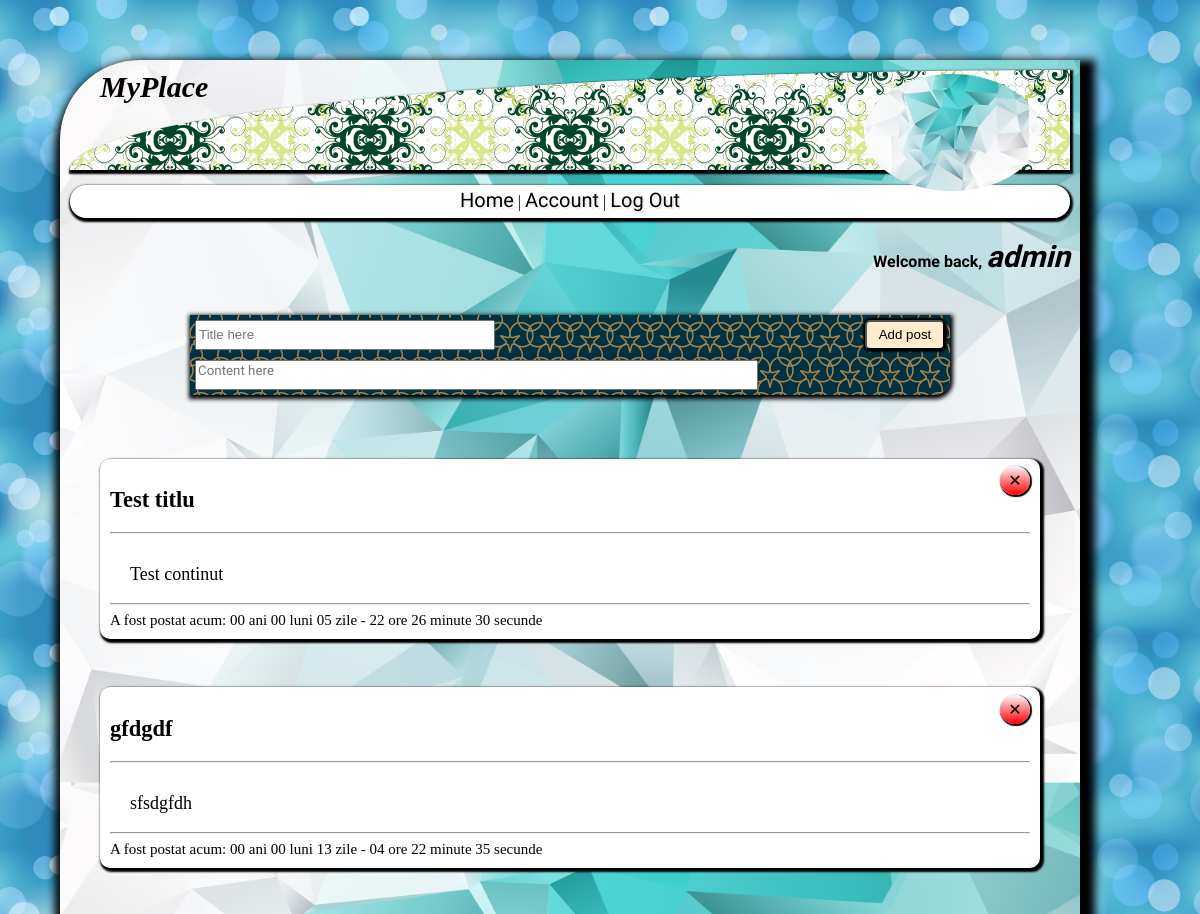
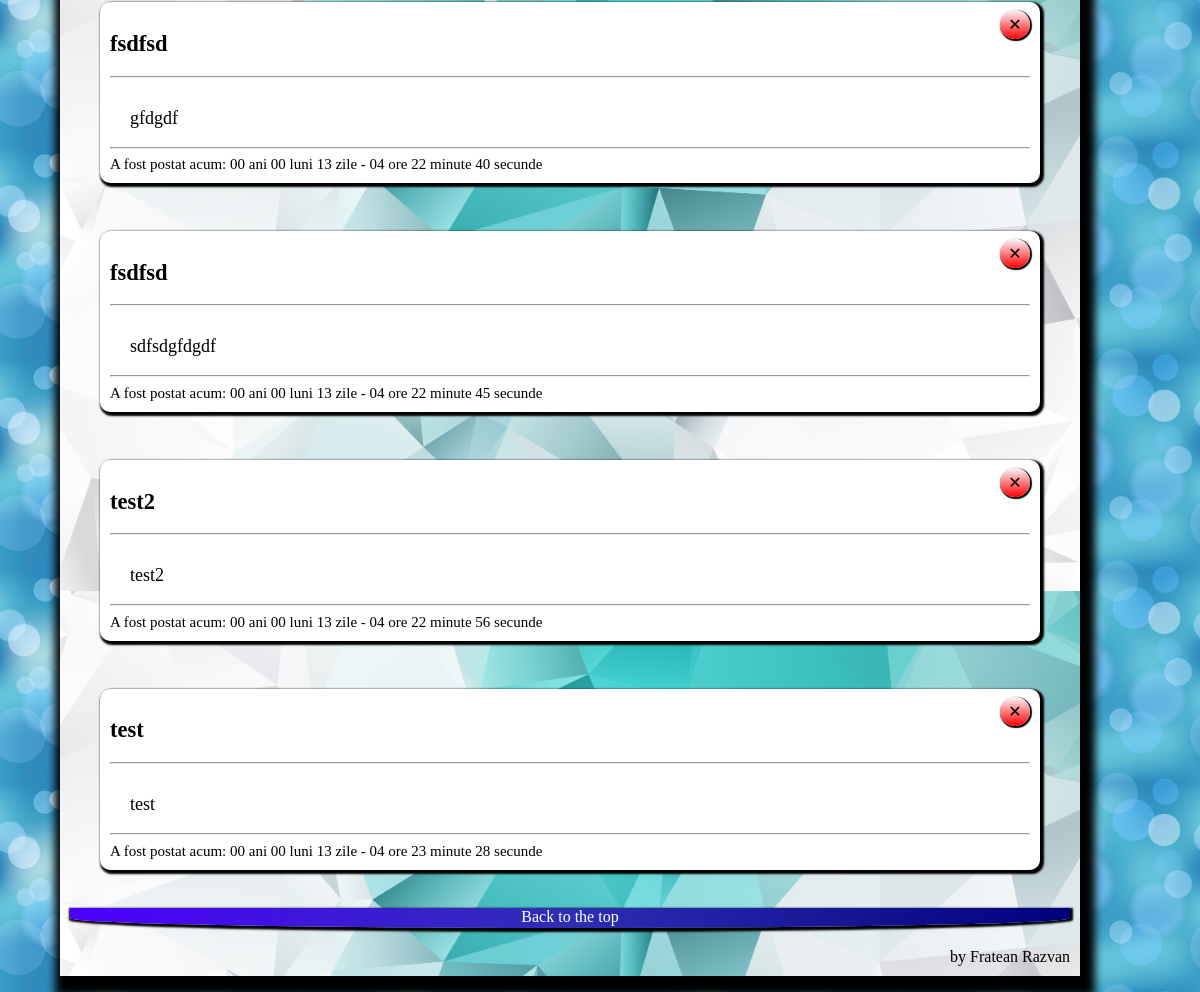
Page /action_page.php (signed in) on the committed database (2 pictures, top to bottom).
### tables this page shows
CREATE TABLE `mesaje` (
  `id` int(11) NOT NULL,
  `id_user` int(11) NOT NULL,
  `titlu` text NOT NULL,
  `mesaj` text NOT NULL,
  `data` datetime NOT NULL DEFAULT current_timestamp()
);

### includes/pagination.class.php (called while the page is built, shortened)
<?php
  class pagination
  {
    private $_properties = array();
    public function __construct($array, $curPage = null, $perPage = null)
    {
      $this->array   = $array;
      $this->curPage = ($curPage == null ? $this->defaults['page']    : $curPage);
      $this->perPage = ($perPage == null ? $this->defaults['perPage'] : $perPage);
    }
    public function __set($name, $value)
    {
      $this->_properties[$name] = $value;
    }
    public function __get($name)
    {
      if (array_key_exists($name, $this->_properties)) {
        return $this->_properties[$name];
      }
      return false;
    }
    public function getResults()
    {
      if (empty($this->curPage) !== false) {
        $this->page = $this->curPage;
      } else {
        $this->page = 1;
      }
      $this->length = count($this->array);
      $this->start = ceil(($this->page - 1) * $this->perPage);
      return array_slice($this->array, $this->start, $this->perPage);
    }
  }

### includes/functions.php (the view, shortened to what this page needs)
<?php
function paginationMessages($array, $user_id, $show_per_page){
    if (count($array)) {
        $pagination = new pagination($array, (isset($_GET['page']) ? $_GET['page'] : 1), $show_per_page);
        $pagination->setShowFirstAndLast(false);
        $pagination->setMainSeperator(' | ');
        $messagePages = $pagination->getResults();
        if (count($messagePages) != 0) {
          foreach ($messagePages as $messageArray) {
                $postDateTime = $messageArray["data"];
                echo "<div class=\"message\">";
                echo "<h2>".$messageArray["titlu"]."</h2>";
                echo "<hr>";
                echo "<a onclick=\"return confirm('Are you sure you want to delete this post?')\"
                href=\"action_page.php?clickDelete=".$messageArray["id"]."\" id=\"btnDelete\"
                class=\"btnDelete\">&#x2715</a>";
                echo '<p class="showMessage">'.$messageArray['mesaj'].'</p>';
                echo "<hr>";
                echo "A fost postat acum: ".getHowMuchTimePassed($postDateTime)."</br>";
                echo "</div>";
          }
        }
    }
}
function get_all_mesages_for_user($table, $connection, $user_id){
    $sql = "SELECT * FROM $table WHERE id_user='".$user_id."'";
    $result = $connection->query($sql);
    $array = array();
			$index = 0;
			while($row = $result->fetch_assoc()){
				$array[$index] = $row;
				$index++;
			}
    return $array;
}
function currentYearString(){
    $nowDateTime =new DateTime("now");
                $currentDateTime = $nowDateTime->format('Y-m-d H:i:s');
                $splitCurrent = str_split($currentDateTime);
                $anulCurrent = $splitCurrent[0].$splitCurrent[1].$splitCurrent[2].$splitCurrent[3];
                $lunaCurrent = $splitCurrent[5].$splitCurrent[6];
                $ziuaCurrent = $splitCurrent[8].$splitCurrent[9];
                $oraCurrent = $splitCurrent[11].$splitCurrent[12];
                $oraCurrent = $oraCurrent + 1;
                $minCurrent = $splitCurrent[14].$splitCurrent[15];
                $secCurrent = $splitCurrent[17].$splitCurrent[18];
                return $anulCurrent."-".$lunaCurrent."-".$ziuaCurrent." ".$oraCurrent.":".$minCurrent.":".$secCurrent;
}
function getHowMuchTimePassed($postDateTime){
    $strStart = $postDateTime;
    $strEnd   = currentYearString();
    $dteStart = new DateTime($strStart);
    $dteEnd   = new DateTime($strEnd);
    $dteDiff  = $dteStart->diff($dteEnd);
    return $dteDiff->format("%Y ani %M luni %D zile - %H ore %I minute %S secunde");
}
?>

### includes/header.php (shortened to what this page needs)
<?php
    require_once "../mywebsite/connection/connection.php";
    require_once "../mywebsite/includes/functions.php";
?>
<html>
<head>
<link rel="stylesheet" type="text/css" href="css/global.css" media="screen"/>
</head>
<body>
<header class="header">
    <h1 class="bigTitle">MyPlace</h1>
    <span id="headerLogo" >&nbsp;&nbsp;&nbsp;&nbsp;&nbsp;&nbsp;&nbsp;&nbsp;&nbsp;&nbsp;&nbsp;
    </span>
</header>

### includes/navigation.php
<nav>
    <a href="index.php" id="home">Home</a>   |
    <a href="user_account.php">Account</a> |
    <a href="logout.php">Log Out</a>
</nav>

### action_page.php (shortened to what this page needs)
<?php
require_once "../MyWebsite/includes/header.php";
include "../MyWebsite/includes/pagination.class.php";
include "includes/navigation.php";
if(isset($_SESSION["user"])){
	$user = $_SESSION["user"];
	$user_id = $_SESSION["user_id"];
	$welcomeUser = "<h4> Welcome back, <span class=\"welcomeUser\">".$user."</span></br></br></h4>";
	echo $welcomeUser;
	$postareField = "<form action\"includes/postare.php\" method=\"post\">";
	$postareField .= "<div class=\"postareField\">";
	$postareField .= "<div class=\"aroundNoteForm\">";
	$postareField .= "<input class=\"titleField\" type=\"text\" name=\"titlu\" placeholder=\"Title here\">";
	$postareField .= "<textarea class=\"textareaNote\" name=\"message\" placeholder=\"Content here\"></textarea>";
	$postareField .= "<input type=\"hidden\" id=\"user_id\" name=\"user_id\" value=\"".$user_id."\">";
	$postareField .= "<input type=\"submit\" class=\"addNoteBtn\" value=\"Add post\">";
	$postareField .= "</div>";
	$postareField .= "</form>";
	$postareField .= "</div>";
	print $postareField;
	$array_mesaje_from_user = get_all_mesages_for_user("mesaje", $connection, $user_id);
	$array_mesaje_from_user = array_reverse($array_mesaje_from_user);
	paginationMessages($array_mesaje_from_user, $user_id, 8);
}else{
	echo "Nu esti logat! </br>";
	echo "<a href=\"index.php\" >Back</a>";
}
require_once "includes/footer.php";
?>

### includes/footer.php (shortened to what this page needs)
<div class="footer"><a href="#home">Back to the top</a></div>
<div style="text-align: right;">by Fratean Razvan</div>
</body>
</html>

### css/global.css (style rules this page uses)
html { background-image: url(../img/Largejpeg_Background_1_A.jpg); background-repeat: repeat; background-size: 300px; }
body { width: auto; background-color: #57B8FF; background-image: url(../img/8727.jpg); background-size: 100%; border-top-left-radius: 5em; margin-left: 5%; margin-right: 10%; margin-top: 5%; margin-bottom: 10%; box-shadow: 5px 10px 8px 10px black; padding: 10px; }
.message { width: auto; font-family: 'Times New Roman', Times, serif, sans-serif; font-size: 15px; background-color: white; border-radius: 10px; padding: 10px; margin-top: 30px; box-shadow: 2px 2px 2px 2px black; margin-left: 3%; margin-right: 3%; }
.btnDelete { width: 20px; text-align: center; font-size: 16px; float: right; margin-top: -75px; text-decoration: none; padding: 5px; color: black; background-image: linear-gradient(to bottom, rgb(248, 248, 252), rgb(255, 0, 0)); box-shadow: 1px 1px 1px 1px black; border-radius: 1em; animation: normal; transition: 0.5s; }
.showMessage { font-size: 18px; word-wrap: break-word; white-space: pre-wrap; margin-top: 30px; margin-left: 20px; }
h1 { margin-left: 30px; font-size: 30px; font-style: italic; text-shadow: 2px 4px 2px rgb(245, 237, 237); }
.header { width: 100%; height: 100px; background-image: url(../img/green-garden-seamless-pattern-vector.jpg); background-size: 200px; background-repeat: repeat; border-top-left-radius: 100%; box-shadow: 1px 2px 2px 2px black; text-align: right; }
.header h1 { text-align: left; }
#headerLogo { background-size: contain; border-radius: 100%; background-image: url(/img/8727.jpg); text-align: right; margin-right: 30px; padding: 50px; margin-top: -10px; }
nav { height: 30px; background-color: white; text-align: center; box-shadow: 1px 2px 2px 2px black; margin-top: 15px; padding-top: 3px; border-radius: 1em; }
nav a { font-family: 'Philosopher', sans-serif; color: black; font-style: normal; text-decoration: none; font-size: 20px; text-shadow: 2px 2px rgb(245, 237, 237); animation: normal; transition: 0.5s; }
h4 { font-family: 'Philosopher', sans-serif; text-align: right; margin-right: 0; }
.welcomeUser { font-size: 30px; font-family: 'Philosopher', sans-serif; font-style: italic; }
.postareField { font-family: Cambria, Cochin, Georgia, Times, 'Times New Roman', serif; }
.aroundNoteForm { background-image: url(../img/linegeo2-03-11-01.jpg); background-size: 200px; box-shadow: 1px 2px 4px 2px black; padding: 5px; width: 75%; margin-right: auto; margin-left: auto; border-bottom-right-radius: 1em; }
.titleField { margin-left: auto; margin-bottom: 30px; width: 300px; height: 30px; }
.textareaNote { font-family: 'Philosopher', sans-serif; width: 75%; height: 30px; margin-left: 0px; margin-top: -20px; resize: none; transition: 1s; }
.addNoteBtn { color: black; width: 80px; height: 30px; float: right; display: block; border-radius: 5px; background-color: blanchedalmond; box-shadow: 0px 0px 2px 2px black; transition: 0.3s; margin-top: -60px; }
.footer { text-align: center; color: white; width: 100%; height: 20px; background-image: linear-gradient(to right, rgb(76, 0, 255), rgb(46, 46, 180), rgb(1, 1, 124)); border-bottom-right-radius: 100%; border-bottom-left-radius: 100%; box-shadow: 1px 2px 2px 2px black; margin-top: 20px; margin-bottom: 20px; }
.footer a { color: white; text-decoration: none; }

### rows in the picture
mesaje: titlu "Test titlu", mesaj "Test continut", data "00 ani 00 luni 05 zile - 22 ore 26 minute 30 secunde"
mesaje: titlu "gfdgdf", mesaj "sfsdgfdh", data "00 ani 00 luni 13 zile - 04 ore 22 minute 35 secunde"
mesaje: titlu "fsdfsd", mesaj "gfdgdf", data "00 ani 00 luni 13 zile - 04 ore 22 minute 40 secunde"
mesaje: titlu "fsdfsd", mesaj "sdfsdgfdgdf", data "00 ani 00 luni 13 zile - 04 ore 22 minute 45 secunde"
mesaje: titlu "test2", mesaj "test2", data "00 ani 00 luni 13 zile - 04 ore 22 minute 56 secunde"
mesaje: titlu "test", mesaj "test", data "00 ani 00 luni 13 zile - 04 ore 23 minute 28 secunde"

### other values in the picture
$user "admin"
